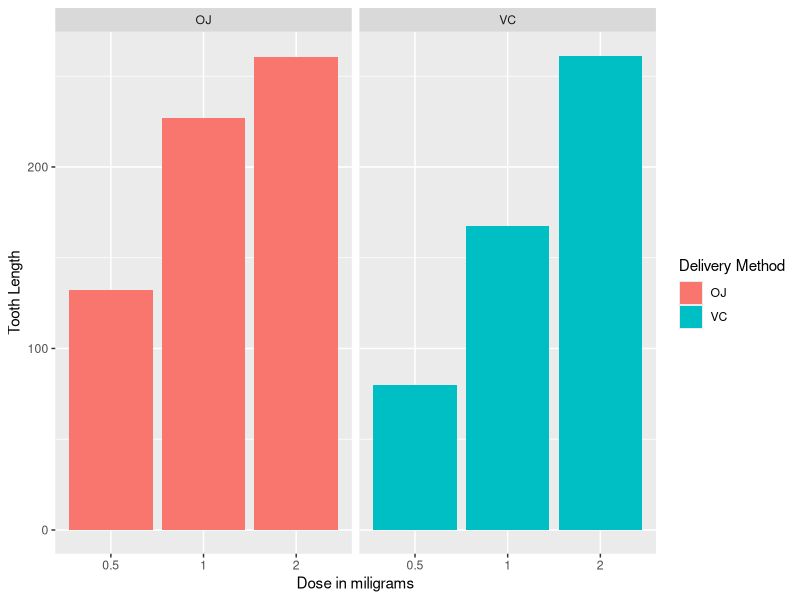

This chart was generated by the following R code:
## ---- chunk 1
#Load the libraries
library(datasets)
library(ggplot2)

#Explore the data with str and summary
str(ToothGrowth)
summary(ToothGrowth)

## ---- chunk 2
#Plot the data
ggplot(data=ToothGrowth, aes(x=as.factor(dose), y=len, fill=supp)) +
    geom_bar(stat="identity",) +
    facet_grid(. ~ supp) +
    xlab("Dose in miligrams") +
    ylab("Tooth Length") +
    guides(fill=guide_legend(title="Delivery Method"))
## ---- chunk 3
fit <- lm(len ~ dose + supp, data=ToothGrowth)
summary(fit)
## ---- chunk 4
confint(fit)
